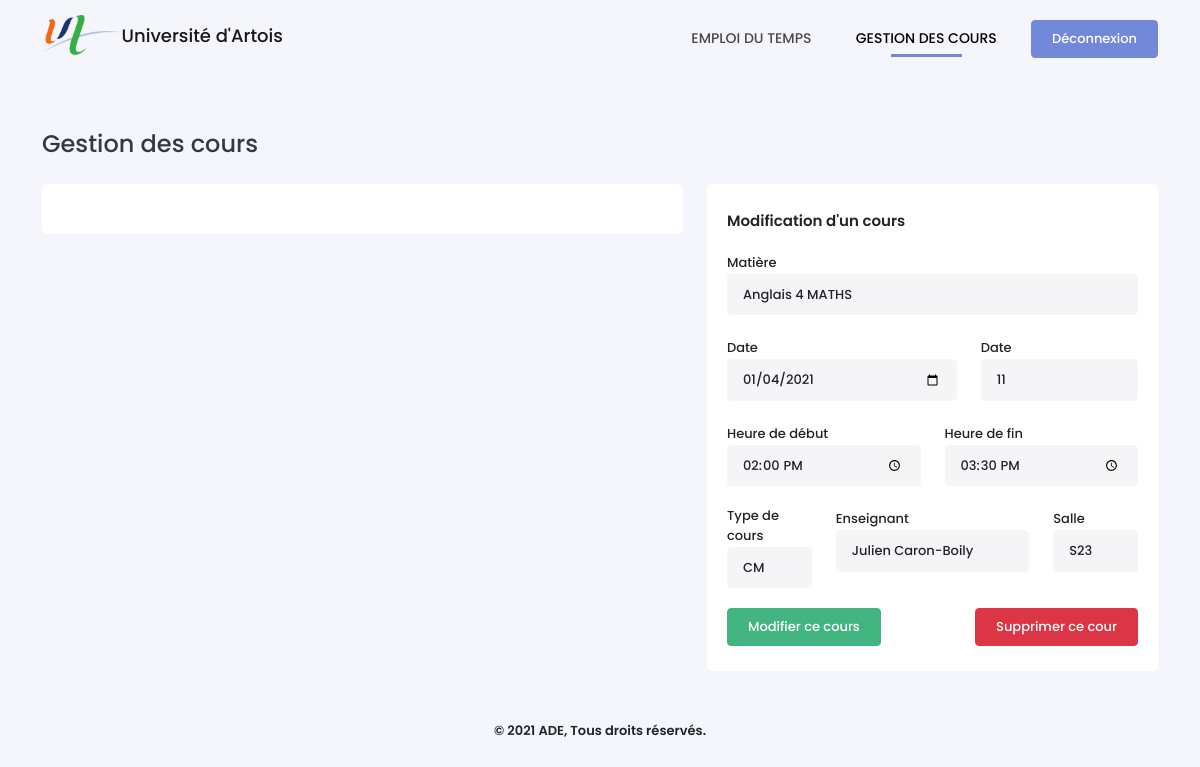
The app's page /gestion.php?courID=3 (signed in) with its own data.
### tables this page shows
CREATE TABLE Cours (
    CourID INTEGER PRIMARY KEY AUTOINCREMENT,
    DateDebut VARCHAR(30) NOT NULL,
    NbSemaines INTEGER NOT NULL,
    HeureDebut time NOT NULL,
    HeureFin time NOT NULL,
    TypeID INTEGER NOT NULL,
    SalleID INTEGER NOT NULL,
    UsagerID INTEGER NOT NULL,
    MatiereID INTEGER NOT NULL,
    CONSTRAINT cour_type_fk FOREIGN KEY (TypeID) REFERENCES TypeCours(TypeID) ON DELETE CASCADE,
    CONSTRAINT cour_salle_fk FOREIGN KEY (SalleID) REFERENCES Salles(SalleID) ON DELETE CASCADE
    CONSTRAINT cour_enseignant_fk FOREIGN KEY (UsagerID) REFERENCES Usagers(UsagerID) ON DELETE CASCADE,
    CONSTRAINT cour_matiere_fk FOREIGN KEY (MatiereID) REFERENCES Matieres(MatiereID) ON DELETE CASCADE
);

CREATE TABLE TypeCours (
    TypeID INTEGER PRIMARY KEY AUTOINCREMENT,
    NomType VARCHAR NOT NULL
);

CREATE TABLE Salles (
    SalleID INTEGER PRIMARY KEY AUTOINCREMENT,
    NomSalle VARCHAR NOT NULL
);

### gestion.php (the view, shortened to what this page needs)
<?php
require_once('./config.php');
$uEvents = $bdd->prepare('SELECT * FROM Cours WHERE CourID = :id');
$uEvents->execute(array(':id' => isset($_GET['courID']) ? $_GET['courID'] : ''));
$uEvent = $uEvents->fetch();
?>
<!DOCTYPE html>
<html lang="fr-FR">
<head>
    <link type="text/css" rel="stylesheet" href="./assets/css/icons.min.css">
    <link type="text/css" rel="stylesheet" href="./assets/css/bootstrap.min.css">
    <link type="text/css" rel="stylesheet" href="./assets/css/style.css">
</head>
<body>
    <?php require_once('./views/header.php') ?>
    <div class="container">
        <h4>Gestion des cours</h4>
        <div class="row">
            <div class="col-md-7">
                <div class="box-content" id="list-event">
                </div>
            </div>
            <div class="col-md-5" id="form">
                <div class="box-content getEvent">
                    <?php if(empty($_GET['courID'])) {?>
                        <div class="content-title">Ajouter un cours</div>
                        <form method="POST" id="form_addEvent">
                            <div class="alert" style="display:none"></div>
                            <div class="row">
                                <div class="form-group">
                                    <label for="matter">Matière</label>
                                    <select name="matter" id="" class="form-control">
                                        <?php
                                        $option = '';
                                        if($_SESSION['rang'] == 2) {
                                            $option = 'INNER JOIN Enseigne ON Matieres.MatiereID = Enseigne.MatiereID AND UsagerID = "'.$_SESSION['id'].'"';
                                        }
                                        $sMatieres = $bdd->query('SELECT * FROM Matieres '.$option. ' ORDER BY NomMatiere');
                                        while($aMatieres = $sMatieres->fetch()) {
                                            echo '<option value="'.$aMatieres['MatiereID'].'">'.htmlspecialchars($aMatieres['NomMatiere']).'</option>';
                                        } ?>
                                    </select>
                                </div>
                                <div class="col-md-7 form-group" id="firstdate">
                                    <label for="firstdate">Date</label>
                                    <input type="date" name="firstdate" class="form-control">
                                    <small class="invalid-feedback"></small>
                                </div>
                                <div class="col-md-5 form-group" id="nbweek">
                                    <label for="nbweek">Nombre de semaine</label>
                                    <input type="number" name="nbweek" class="form-control" value="1">
                                    <small class="invalid-feedback"></small>
                                </div>
                                <div class="col-md-6 form-group" id="start">
                                    <label for="start">Heure de début</label>
                                    <input type="time" name="start" class="form-control">
                                    <small class="invalid-feedback"></small>
                                </div>
                                <div class="col-md-6 form-group" id="end">
                                    <label for="end">Heure de fin</label>
                                    <input type="time" name="end" class="form-control">
                                    <small class="invalid-feedback"></small>
                                </div>
                                <div class="col-md-3 form-group">
                                    <label for="type">Type de cours</label>
                                    <select name="type" class="form-control">
                                        <?php $query = $bdd->query('SELECT * FROM TypeCours');
                                            while ($row = $query->fetch()){
                                                echo '<option value="' . $row['TypeID'].'">' . htmlspecialchars($row['NomType']) . '</option>';
                                            }
                                        ?>
                                    </select>
                                </div>
                                <div class="col-md-6 form-group">
                                    <label for="user">Enseignant</label>
                                    <select name="user" class="form-control">
                                        <?php if($_SESSION['rang'] == 2) {
                                                $sql = 'AND UsagerID = "'.$_SESSION['id'].'"';
                                            } else {
                                                $sql = '';
                                            }
                                            $query = $bdd->query('SELECT * FROM Usagers WHERE RangID = 2 ' . $sql);
                                            while ($row = $query->fetch()){
                                                echo '<option value="' .$row['UsagerID'] .'">'.htmlspecialchars($row['Prenom'].' '.$row['Nom']).'</option>';
                                            }
                                        ?>
                                    </select>
                                </div>
                                <div class="col-md-3 form-group">
                                    <label for="room">Salle</label>
                                    <select name="room" class="form-control">
                                        <?php $query = $bdd->query('SELECT * FROM Salles');
                                            while ($row = $query->fetch()){
                                                echo '<option value="'.$row['SalleID'].'">'.htmlspecialchars($row['NomSalle']).'</option>';
                                            }
                                        ?>
                                    </select>
                                </div>
                            </div>
                            <input type="submit" name="add_event" value="Programmer ce cours" class="btn btn-success">
                        </form>
                    <?php } else { ?>
                        <div class="content-title">Modification d'un cours</div>
                        <form method="POST" id="form_updateEvent">
                            <div class="row">
                                <div class="form-group">
                                    <label for="matter">Matière</label>
                                    <select name="matter" id="" class="form-control">
                                        <?php
                                        $option = '';
                                        if($_SESSION['rang'] == 2) {
                                            $option = 'INNER JOIN Enseigne ON Matieres.MatiereID = Enseigne.MatiereID AND UsagerID = "'.$_SESSION['id'].'"';
                                        }
                                        $sMatieres = $bdd->query('SELECT * FROM Matieres '.$option. ' ORDER BY NomMatiere');
                                        while($row = $sMatieres->fetch()) {
                                            echo '<option value="'.$row['MatiereID'].'"'.($uEvent['MatiereID'] == $row['MatiereID'] ? ' selected' : '').'>'.htmlspecialchars($row['NomMatiere']).'</option>';
                                        } ?>
                                    </select>
                                </div>
                                <div class="col-md-7 form-group" id="firstdate">
                                    <label for="firstdate">Date</label>
                                    <input type="date" name="firstdate" class="form-control" value="<?= date('Y-m-d', $uEvent['DateDebut']) ?>">
                                </div>
                                <div class="col-md-5 form-group" id="nbweek">
                                    <label for="nbweek">Date</label>
                                    <input type="number" name="nbweek" class="form-control" value="<?= $uEvent['NbSemaines'] ?>">
                                </div>
                                <div class="col-md-6 form-group" id="start">
                                    <label for="start">Heure de début</label>
                                    <input type="time" name="start" class="form-control" value="<?= $uEvent['HeureDebut'] ?>">
                                </div>
                                <div class="col-md-6 form-group" id="end">
                                    <label for="end">Heure de fin</label>
                                    <input type="time" name="end" class="form-control" value="<?= $uEvent['HeureFin'] ?>">
                                </div>
                                <div class="col-md-3 form-group">
                                    <label for="type">Type de cours</label>
                                    <select name="type" class="form-control">
                                        <?php $query = $bdd->query('SELECT * FROM TypeCours');
                                            while ($row = $query->fetch()){
                                                echo '<option value="'.$row['TypeID'].'"'.($uEvent['TypeID'] == $row['TypeID'] ? ' selected' : '').'>'.htmlspecialchars($row['NomType']).'</option>';
                                            }
                                        ?>
                                    </select>
                                </div>
                                <div class="col-md-6 form-group">
                                    <label for="user">Enseignant</label>
                                    <select name="user" class="form-control">
                                        <?php if($_SESSION['rang'] == 2) {
                                                $sql = 'AND UsagerID = "'.$_SESSION['id'].'"';
                                            } else {
                                                $sql = '';
                                            }
                                            $query = $bdd->query('SELECT * FROM Usagers WHERE RangID = 2 ' . $sql);
                                            while ($row = $query->fetch()){
                                                echo '<option value="'.$row['UsagerID'].'"'.($uEvent['UsagerID'] == $row['UsagerID'] ? ' selected' : '').'>'.htmlspecialchars($row['Prenom'].' '.$row['Nom']).'</option>';
                                            }
                                        ?>
                                    </select>
                                </div>
                                <div class="col-md-3 form-group">
                                    <label for="room">Salle</label>
                                    <select name="room" class="form-control">
                                        <?php $query = $bdd->query('SELECT * FROM Salles');
                                            while ($row = $query->fetch()){
                                                echo '<option value="'.$row['SalleID'].'"'.($uEvent['SalleID'] == $row['SalleID'] ? ' selected' : '').'>'.htmlspecialchars($row['NomSalle']).'</option>';
                                            }
                                        ?>
                                    </select>
                                </div>
                            </div>
                            <input type="submit" name="update_event" value="Modifier ce cours" class="btn btn-success">
                            <a href="?removeEventID=<?= $uEvent['CourID'] ?>" class="btn btn-danger" style="float:right">Supprimer ce cour</a>
                        </form>
                    <?php } ?>
                </div>
            </div>
        </div>
    </div>
    <?php require_once('./views/footer.php') ?>
</body>
</html>

### assets/css/style.css (style rules this page uses)
* { box-sizing: border-box; outline: none; -webkit-tap-highlight-color: rgba(0, 0, 0, 0); }
body { font-family: Poppins, sans-serif; background-color: #F5F6FB; margin: 0; padding: 0; }
.container { min-width: 80%; }
.container h4 { opacity: .9; margin-bottom: 25px; }
.btn { font-weight: 500; font-size: 13px; padding: 8px 20px; }
.btn-success { background-color: #43B581; border-color: #43B581; }
.box-content { position: relative; width: 100%; padding: 25px 20px; background-color: #fff; border-radius: 5px; margin-bottom: 30px; }
.box-content::after { content: ''; clear: both; display: table; }
.content-title { font-size: 15px; display: inline-block; position: relative; font-weight: 600; height: 40px; }
.form-group { margin-bottom: 20px; position: relative; min-height: 60px; }
label { font-size: 13px; font-weight: 500; }
.form-control, .form-control:focus { background-color: #F5F5F7; border-color: #F5F5F7; font-size: 13px; font-weight: 500; padding: 10px 15px; }

### records on screen
cours: firstdate "01/04/2021", nbweek "11", start "14:00", end "15:30", type "CM", room "S23"

### other values on screen
form field matter "Anglais 4 MATHS"
form field user "Julien Caron-Boily"
